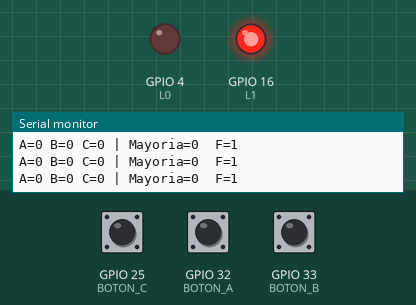
A sketch run on a simulated ESP32. On the bench: output pins drawn as LEDs (lit = HIGH), the last lines printed to the serial monitor. The inputs (shaded band) are chosen by the test bench; at power-on: GPIO 25 (BOTON_C) HIGH, GPIO 32 (BOTON_A) HIGH, GPIO 33 (BOTON_B) HIGH.

Above: at 1.8 s.
1.9 s: GPIO 25 (BOTON_C) pulled LOW for 0.6 s
At 2.3 s:
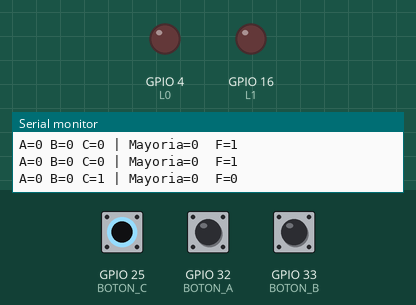
4.0 s: GPIO 25 (BOTON_C) pulled LOW for 3.2 s
At 8.7 s:
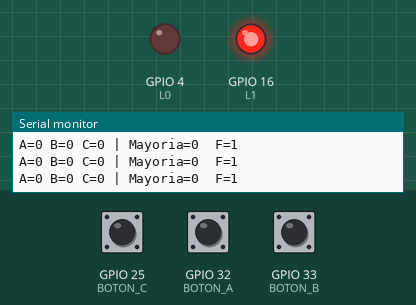
9.0 s: GPIO 25 (BOTON_C) driven LOW and GPIO 32 (BOTON_A) driven LOW
At 10.1 s:
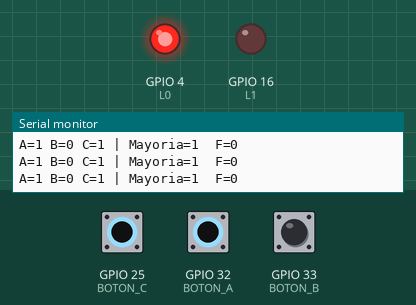
10.5 s: GPIO 33 (BOTON_B) pulled LOW for 0.6 s
At 11.2 s:
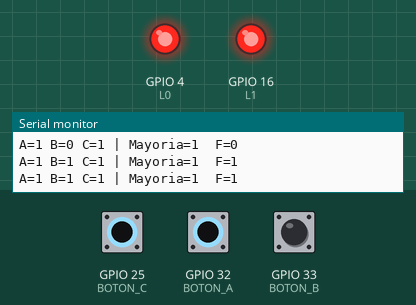
13.0 s: GPIO 33 (BOTON_B) pulled LOW for 3.2 s
At 17.1 s:
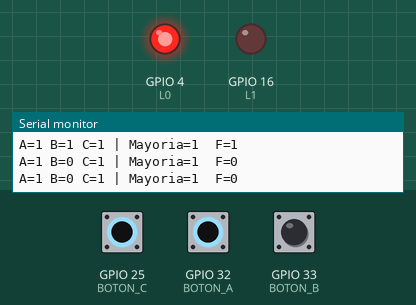
Timing chart, 0 to 18.6 s (numbered marks = the images above; inputs shaded):
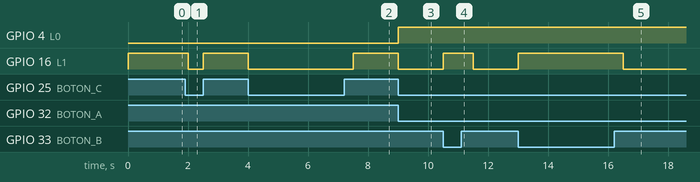

Measured:
- after the input at 1.9 s, GPIO 16 (L1): HIGH → LOW after 0.10 s, → HIGH 0.50 s later
- after the input at 4.0 s, GPIO 16 (L1): HIGH → LOW at once, → HIGH 3.5 s later
- after the input at 9.0 s, GPIO 4 (L0): LOW → HIGH at once; GPIO 16 (L1): HIGH → LOW at once
- after the input at 10.5 s, GPIO 16 (L1): LOW → HIGH at once, → LOW 1.0 s later
- after the input at 13.0 s, GPIO 16 (L1): LOW → HIGH at once, → LOW 3.5 s later

The sketch:

sketch.ino
```cpp
// Clase 3 - Ejercicio 1 (solución): funciones de 3 entradas
//   L0 = MAYORÍA(A, B, C): vale 1 si 2 o más entradas están en 1
//        M = A·B + A·C + B·C
//   L1 = F = A·B + !C   (la función de la teoría)

#include <Arduino.h>

const int L0 = 4;
const int L1 = 16;
const int BOTON_A = 32;
const int BOTON_B = 33;
const int BOTON_C = 25;

void setup() {
  Serial.begin(115200);
  pinMode(L0, OUTPUT);
  pinMode(L1, OUTPUT);
  pinMode(BOTON_A, INPUT_PULLUP);
  pinMode(BOTON_B, INPUT_PULLUP);
  pinMode(BOTON_C, INPUT_PULLUP);
}

void loop() {
  bool a = !digitalRead(BOTON_A);   // apretado = 1
  bool b = !digitalRead(BOTON_B);
  bool c = !digitalRead(BOTON_C);

  // Suma de productos: el · es && y el + es ||
  bool mayoria = (a && b) || (a && c) || (b && c);
  bool f = (a && b) || !c;

  digitalWrite(L0, mayoria);
  digitalWrite(L1, f);

  Serial.printf("A=%d B=%d C=%d | Mayoria=%d  F=%d\n", a, b, c, mayoria, f);

  delay(500);
}
```
